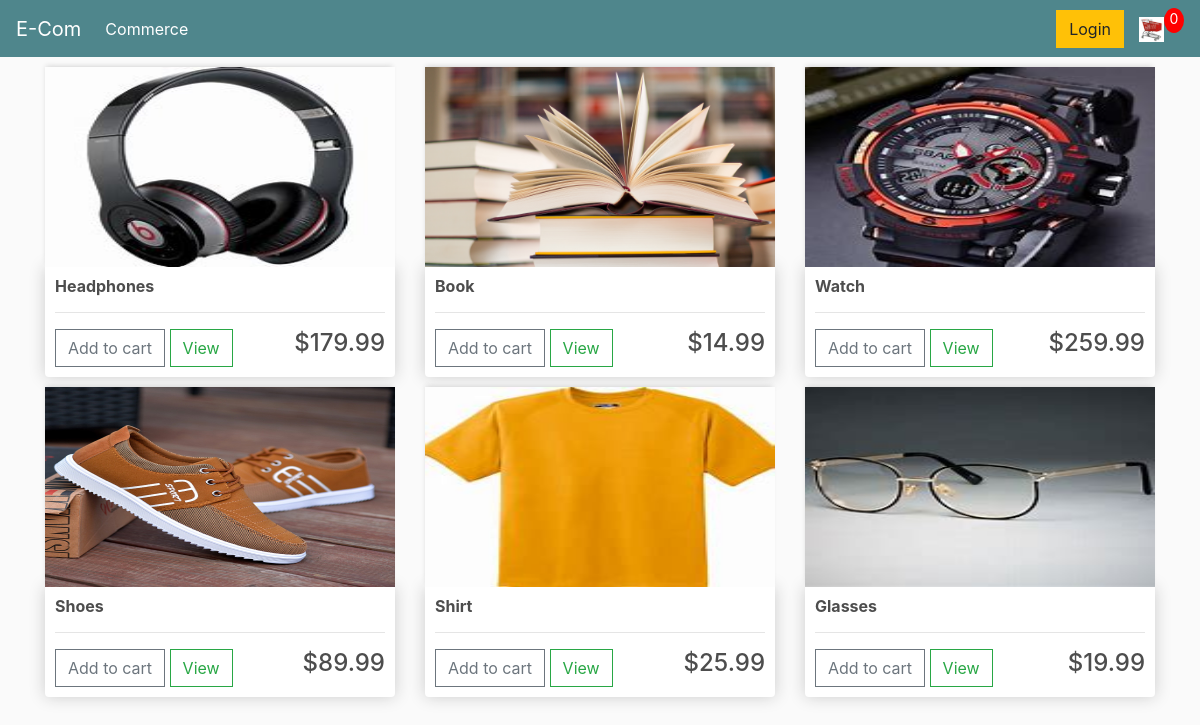
The page / on the database its author committed.
### commerce/models.py (models this page shows, shortened)
class Product(models.Model):
	name = models.CharField(max_length=200, null=True)
	price = models.FloatField()
	digital = models.BooleanField(default=False, null=True, blank=False)
	image = models.ImageField(null=True, blank=True)
	@property
	def ImageUrl(self):
		try:
			url = self.image.url
		except:
			url = ''
		return url

### commerce/views.py (the view)
# urls.py: path('', views.home, name='home'),
def home(request):
	if request.user.is_authenticated:
		customer=request.user.customer
		order, created = Order.objects.get_or_create(customer=customer, complete=False)
		items = order.orderitem_set.all()
		cartItems = order.get_cart_items
	else:
		items = []
		order = {'get_cart_total': 0, 'get_cart_items':0}
		cartItems = order['get_cart_items']
	products = Product.objects.all()
	context={'products':products, 'cartItems':cartItems}
	return render(request, 'commerce/home.html', context)

### commerce/templates/commerce/home.html
{% extends 'commerce/base.html' %}
{% load static %}
{% block content %}
 <div class="row">
 	{% for product in products %}
 	<div class="col-lg-4">
 		<img class="thumbnail" src="{{ product.ImageUrl }}">
 		<div class="box-element product">
 			<h6><strong>{{ product.name }}</strong></h6>
 			<hr>
 			<button data-product='{{ product.id }}' data-action='add' class="btn btn-outline-secondary add-btn update-cart">Add to cart</button>
 			<a class="btn btn-outline-success" href="#">View</a>
 			<h4 style="display: inline-block; float: right;">${{ product.price }}</h4>
 		</div>
 	</div>
 	{% endfor %}
 </div>
{% endblock %}

### static/css/main.css (style rules this page uses)
body { background-color: hsl(0, 0%, 98%); }
h1,h2,h3,h4,h5,h6 { color:hsl(0, 0%, 30%); }
.box-element { box-shadow:hsl(0, 0%, 80%) 0 0 16px; background-color: #fff; border-radius: 4px; padding: 10px; }
.thumbnail { width: 100%; height: 200px; -webkit-box-shadow: -1px -3px 5px -2px rgba(214,214,214,1); -moz-box-shadow: -1px -3px 5px -2px rgba(214,214,214,1); box-shadow: -1px -3px 5px -2px rgba(214,214,214,1); }
.product { border-radius: 0 0 4px 4px; }
.col-lg-4, .col-lg-6, .col-lg-8, .col-lg-12 { margin-top: 10px; }
.btn { border-radius: 0; }

### rows shown on the page
Product: ImageUrl (picture), name "Headphones", price "179.99"
Product: ImageUrl (picture), name "Book", price "14.99"
Product: ImageUrl (picture), name "Watch", price "259.99"
Product: ImageUrl (picture), name "Shoes", price "89.99"
Product: ImageUrl (picture), name "Shirt", price "25.99"
Product: ImageUrl (picture), name "Glasses", price "19.99"

### other values the page prints
{{ cartItems }} "0"
